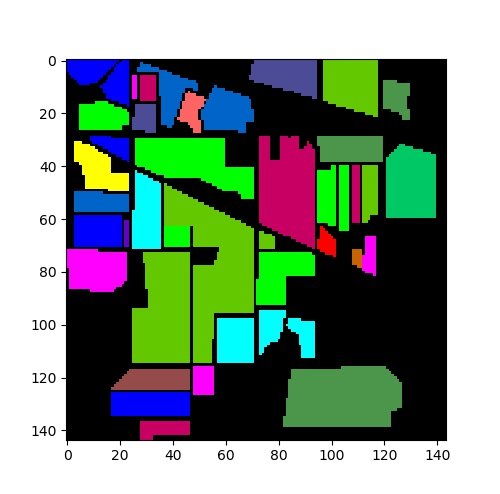
#> input picture indianantest.jpeg, 500 x 494 px
$ python test1.py
#> lines starting #> are read from the running program, lines starting #| are printed output that depends on the picture
import matplotlib.pyplot as plt

img = plt.imread('indianantest.jpeg')
#> img is the input picture: shape (494, 500, 3); mean R, G, B 127.8, 146.7, 132
img_s = img[:,:,0]
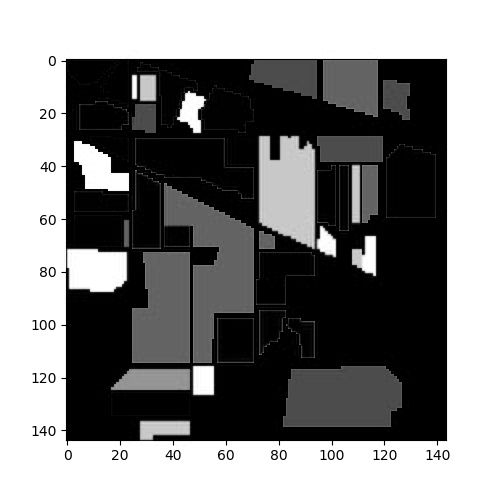
#> img_s: shape (494, 500); min 0, max 255, mean 127.8
sc = plt.imshow(img_s)
sc.set_cmap('Greys')
sc.set_clim(0,100)
# plt.colorbar()
plt.show()
